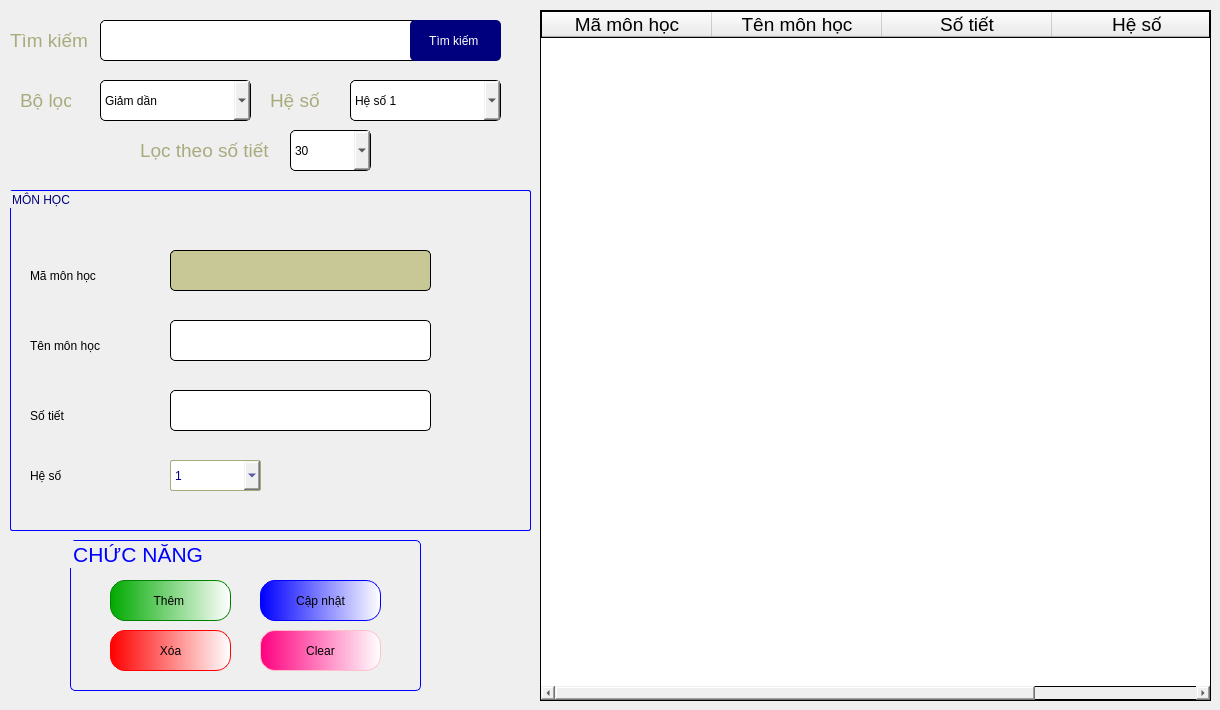
      <widget class="QWidget" name="tab">
       <attribute name="title">
        <string>Môn học</string>
       </attribute>
       <widget class="QGroupBox" name="groupBox_70">
        <property name="geometry">
         <rect>
          <x>10</x>
          <y>190</y>
          <width>521</width>
          <height>341</height>
         </rect>
        </property>
        <property name="styleSheet">
         <string notr="true">font: 16pt &quot;Tahoma&quot;;
color: rgb(0, 0, 127);
border:1px solid blue;
border-radius:2px;</string>
        </property>
        <property name="title">
         <string>MÔN HỌC</string>
        </property>
        <widget class="QGroupBox" name="groupBox_71">
         <property name="geometry">
          <rect>
           <x>590</x>
           <y>270</y>
           <width>591</width>
           <height>321</height>
          </rect>
         </property>
         <property name="title">
          <string>GroupBox</string>
         </property>
        </widget>
        <widget class="QLineEdit" name="lineTenMonHoc">
         <property name="geometry">
          <rect>
           <x>160</x>
           <y>130</y>
           <width>261</width>
           <height>41</height>
          </rect>
         </property>
         <property name="styleSheet">
          <string notr="true">QLineEdit{
font: 16pt &quot;Tahoma&quot;;
border-radius:5px;
border: 1px solid black;
	color: rgb(0, 0, 0);
}</string>
         </property>
         <property name="text">
          <string/>
         </property>
        </widget>
        <widget class="QLineEdit" name="lineMaMonHoc">
         <property name="enabled">
          <bool>false</bool>
         </property>
         <property name="geometry">
          <rect>
           <x>160</x>
           <y>60</y>
           <width>261</width>
           <height>41</height>
          </rect>
         </property>
         <property name="styleSheet">
          <string notr="true">QLineEdit{
font: 16pt &quot;Tahoma&quot;;
border-radius:5px;
border: 1px solid black;
	color: rgb(6, 6, 6);
	background-color: ;
	background-color: rgb(200, 200, 150);
}</string>
         </property>
         <property name="text">
          <string/>
         </property>
        </widget>
        <widget class="QLabel" name="label_254">
         <property name="geometry">
          <rect>
           <x>20</x>
           <y>70</y>
           <width>121</width>
           <height>31</height>
          </rect>
         </property>
         <property name="styleSheet">
          <string notr="true">border: white;
color: rgb(0, 0, 0);</string>
         </property>
         <property name="text">
          <string>Mã môn học</string>
         </property>
        </widget>
        <widget class="QLabel" name="label_255">
         <property name="geometry">
          <rect>
           <x>20</x>
           <y>140</y>
           <width>121</width>
           <height>31</height>
          </rect>
         </property>
         <property name="styleSheet">
          <string notr="true">border: white;
color: rgb(0, 0, 0);</string>
         </property>
         <property name="text">
          <string>Tên môn học</string>
         </property>
        </widget>
        <widget class="QLabel" name="label_256">
         <property name="geometry">
          <rect>
           <x>20</x>
           <y>210</y>
           <width>121</width>
           <height>31</height>
          </rect>
         </property>
         <property name="styleSheet">
          <string notr="true">border: white;
color: rgb(0, 0, 0);</string>
         </property>
         <property name="text">
          <string>Số tiết</string>
         </property>
        </widget>
        <widget class="QComboBox" name="cboxHeSo">
         <property name="geometry">
          <rect>
           <x>160</x>
           <y>270</y>
           <width>91</width>
           <height>31</height>
          </rect>
         </property>
         <property name="styleSheet">
          <string notr="true">border-color: rgb(170, 170, 127);</string>
         </property>
         <item>
          <property name="text">
           <string>1</string>
          </property>
         </item>
         <item>
          <property name="text">
           <string>2</string>
          </property>
         </item>
        </widget>
        <widget class="QLineEdit" name="lineSoTiet">
         <property name="geometry">
          <rect>
           <x>160</x>
           <y>200</y>
           <width>261</width>
           <height>41</height>
          </rect>
         </property>
         <property name="styleSheet">
          <string notr="true">QLineEdit{
font: 16pt &quot;Tahoma&quot;;
border-radius:5px;
border: 1px solid black;
	color: rgb(0, 0, 0);
}</string>
         </property>
         <property name="text">
          <string/>
         </property>
        </widget>
        <widget class="QLabel" name="label_257">
         <property name="geometry">
          <rect>
           <x>20</x>
           <y>270</y>
           <width>121</width>
           <height>31</height>
          </rect>
         </property>
         <property name="styleSheet">
          <string notr="true">border: white;
color: rgb(0, 0, 0);</string>
         </property>
         <property name="text">
          <string>Hệ số</string>
         </property>
        </widget>
       </widget>
       <widget class="QTableWidget" name="tableMonHoc">
        <property name="geometry">
         <rect>
          <x>540</x>
          <y>10</y>
          <width>671</width>
          <height>691</height>
         </rect>
        </property>
        <property name="styleSheet">
         <string notr="true">border: 1px solid black ;
font: 14pt &quot;Tahoma&quot;;</string>
        </property>
        <attribute name="horizontalHeaderDefaultSectionSize">
         <number>170</number>
        </attribute>
        <column>
         <property name="text">
          <string>Mã môn học</string>
         </property>
         <property name="font">
          <font>
           <family>Tahoma</family>
           <pointsize>14</pointsize>
          </font>
         </property>
         <property name="textAlignment">
          <set>AlignCenter</set>
         </property>
        </column>
        <column>
         <property name="text">
          <string>Tên môn học</string>
         </property>
         <property name="font">
          <font>
           <family>Tahoma</family>
           <pointsize>14</pointsize>
          </font>
         </property>
         <property name="textAlignment">
          <set>AlignCenter</set>
         </property>
        </column>
        <column>
         <property name="text">
          <string>Số tiết</string>
         </property>
         <property name="font">
          <font>
           <family>Tahoma</family>
           <pointsize>14</pointsize>
          </font>
         </property>
         <property name="textAlignment">
          <set>AlignCenter</set>
         </property>
        </column>
        <column>
         <property name="text">
          <string>Hệ số</string>
         </property>
         <property name="font">
          <font>
           <family>Tahoma</family>
           <pointsize>14</pointsize>
          </font>
         </property>
         <property name="textAlignment">
          <set>AlignCenter</set>
         </property>
        </column>
       </widget>
       <widget class="QGroupBox" name="groupBox_28">
        <property name="geometry">
         <rect>
          <x>70</x>
          <y>540</y>
          <width>351</width>
          <height>151</height>
         </rect>
        </property>
        <property name="font">
         <font>
          <family>Tahoma</family>
          <pointsize>16</pointsize>
         </font>
        </property>
        <property name="styleSheet">
         <string notr="true">QGroupBox{
border:0.5px solid blue;
border-radius:5px;
color:blue;
}</string>
        </property>
        <property name="title">
         <string>CHỨC NĂNG </string>
        </property>
        <widget class="QPushButton" name="btnThemMonHoc">
         <property name="geometry">
          <rect>
           <x>40</x>
           <y>40</y>
           <width>121</width>
           <height>41</height>
          </rect>
         </property>
         <property name="styleSheet">
          <string notr="true">QPushButton{
font: 16pt &quot;Tahoma&quot;;
border-radius:15px;
border:1px solid green;
	background-color: qlineargradient(spread:pad, x1:0, y1:0, x2:1, y2:0, stop:0 rgba(0, 170, 0, 255), stop:1 rgba(255, 255, 255, 255));
}
QPushButton:hover{
background-color: qlineargradient(spread:pad, x1:0, y1:0, x2:1, y2:0, stop:0 rgba(85, 255, 0, 255), stop:1 rgba(255, 255, 255, 255));
	font: 18pt &quot;Tahoma&quot;;
}
</string>
         </property>
         <property name="text">
          <string>Thêm </string>
         </property>
        </widget>
        <widget class="QPushButton" name="btnCapNhatMonHoc">
         <property name="geometry">
          <rect>
           <x>190</x>
           <y>40</y>
           <width>121</width>
           <height>41</height>
          </rect>
         </property>
         <property name="styleSheet">
          <string notr="true">QPushButton{
font: 16pt &quot;Tahoma&quot;;
border-radius:15px;
border:1px solid blue;
	background-color: qlineargradient(spread:pad, x1:0, y1:0, x2:1, y2:0, stop:0 rgba(0, 0, 255, 255), stop:1 rgba(255, 255, 255, 255));
}
QPushButton:hover{
	font: 18pt &quot;Tahoma&quot;;
	background-color: qlineargradient(spread:repeat, x1:0, y1:0, x2:1, y2:0, stop:0 rgba(0, 85, 255, 255), stop:1 rgba(255, 255, 255, 255));
}
</string>
         </property>
         <property name="text">
          <string>Cập nhật</string>
         </property>
        </widget>
        <widget class="QPushButton" name="btnXoaMonHoc">
         <property name="geometry">
          <rect>
           <x>40</x>
           <y>90</y>
           <width>121</width>
           <height>41</height>
          </rect>
         </property>
         <property name="styleSheet">
          <string notr="true">QPushButton{
font: 16pt &quot;Tahoma&quot;;
border-radius:15px;
border:1px solid red;
	background-color: qlineargradient(spread:pad, x1:0, y1:0, x2:1, y2:0, stop:0 rgba(255, 0, 0, 255), stop:1 rgba(255, 255, 255, 255));
}
QPushButton:hover{
	font: 18pt &quot;Tahoma&quot;;
	background-color:qlineargradient(spread:pad, x1:0, y1:0, x2:1, y2:0.028, stop:0 rgba(189, 0, 0, 255), stop:1 rgba(255, 255, 255, 255))
}
</string>
         </property>
         <property name="text">
          <string>Xóa</string>
         </property>
        </widget>
        <widget class="QPushButton" name="pushButton_103">
         <property name="geometry">
          <rect>
           <x>190</x>
           <y>90</y>
           <width>121</width>
           <height>41</height>
          </rect>
         </property>
         <property name="styleSheet">
          <string notr="true">QPushButton{
font: 16pt &quot;Tahoma&quot;;
border-radius:15px;
border:1px solid pink;
background-color: qlineargradient(spread:pad, x1:0, y1:0, x2:1, y2:0, stop:0 rgba(255, 0, 127, 255), stop:1 rgba(255, 255, 255, 255))
}
QPushButton:hover{
	font: 18pt &quot;Tahoma&quot;;
background-color:qlineargradient(spread:pad, x1:0, y1:0, x2:1, y2:0, stop:0 rgba(134, 0, 67, 255), stop:1 rgba(255, 255, 255, 255))
}
</string>
         </property>
         <property name="text">
          <string>Clear</string>
         </property>
        </widget>
       </widget>
       <widget class="QComboBox" name="cbSortMH">
        <property name="geometry">
         <rect>
          <x>100</x>
          <y>80</y>
          <width>151</width>
          <height>41</height>
         </rect>
        </property>
        <property name="styleSheet">
         <string notr="true">QComboBox{
font: 16pt &quot;Tahoma&quot;;
	color: rgb(0, 0, 0);
border: 1px solid black;
border-radius:5px;
}</string>
        </property>
        <item>
         <property name="text">
          <string>Giảm dần</string>
         </property>
        </item>
        <item>
         <property name="text">
          <string>Tăng dần</string>
         </property>
        </item>
       </widget>
       <widget class="QLineEdit" name="txtTimKiem_2">
        <property name="geometry">
         <rect>
          <x>100</x>
          <y>20</y>
          <width>321</width>
          <height>41</height>
         </rect>
        </property>
        <property name="styleSheet">
         <string notr="true">QLineEdit{
font: 16pt &quot;Tahoma&quot;;
border-radius:5px;
border: 1px solid black;
}</string>
        </property>
       </widget>
       <widget class="QPushButton" name="btnTimKiemCV_2">
        <property name="geometry">
         <rect>
          <x>410</x>
          <y>20</y>
          <width>91</width>
          <height>41</height>
         </rect>
        </property>
        <property name="styleSheet">
         <string notr="true">QPushButton{
background-color: rgb(0, 0, 127);
color:white;
	font: 14pt &quot;Tahoma&quot;;
border-radius:5px;
}
QPushButton:hover{
border:0.5px solid black;
	background-color: yellow;
color:black;
	
}</string>
        </property>
        <property name="text">
         <string>Tìm kiếm </string>
        </property>
       </widget>
       <widget class="QLabel" name="label_213">
        <property name="geometry">
         <rect>
          <x>20</x>
          <y>80</y>
          <width>51</width>
          <height>41</height>
         </rect>
        </property>
        <property name="font">
         <font>
          <family>Tahoma</family>
          <pointsize>14</pointsize>
         </font>
        </property>
        <property name="styleSheet">
         <string notr="true">color: rgb(170, 170, 127);</string>
        </property>
        <property name="text">
         <string>Bộ lọc</string>
        </property>
       </widget>
       <widget class="QLabel" name="label_150">
        <property name="geometry">
         <rect>
          <x>10</x>
          <y>20</y>
          <width>81</width>
          <height>41</height>
         </rect>
        </property>
        <property name="font">
         <font>
          <family>Tahoma</family>
          <pointsize>14</pointsize>
         </font>
        </property>
        <property name="styleSheet">
         <string notr="true">color: rgb(170, 170, 127);</string>
        </property>
        <property name="text">
         <string>Tìm kiếm </string>
        </property>
       </widget>
       <widget class="QLabel" name="label_214">
        <property name="geometry">
         <rect>
          <x>140</x>
          <y>130</y>
          <width>151</width>
          <height>41</height>
         </rect>
        </property>
        <property name="font">
         <font>
          <family>Tahoma</family>
          <pointsize>14</pointsize>
         </font>
        </property>
        <property name="styleSheet">
         <string notr="true">color: rgb(170, 170, 127);</string>
        </property>
        <property name="text">
         <string>Lọc theo số tiết</string>
        </property>
       </widget>
       <widget class="QComboBox" name="cbSortST">
        <property name="geometry">
         <rect>
          <x>290</x>
          <y>130</y>
          <width>81</width>
          <height>41</height>
         </rect>
        </property>
        <property name="styleSheet">
         <string notr="true">QComboBox{
font: 16pt &quot;Tahoma&quot;;
	color: rgb(0, 0, 0);
border: 1px solid black;
border-radius:5px;
}</string>
        </property>
        <item>
         <property name="text">
          <string>30</string>
         </property>
        </item>
        <item>
         <property name="text">
          <string>45</string>
         </property>
        </item>
        <item>
         <property name="text">
          <string>60</string>
         </property>
        </item>
        <item>
         <property name="text">
          <string>90</string>
         </property>
        </item>
       </widget>
       <widget class="QLabel" name="label_216">
        <property name="geometry">
         <rect>
          <x>270</x>
          <y>80</y>
          <width>51</width>
          <height>41</height>
         </rect>
        </property>
        <property name="font">
         <font>
          <family>Tahoma</family>
          <pointsize>14</pointsize>
         </font>
        </property>
        <property name="styleSheet">
         <string notr="true">color: rgb(170, 170, 127);</string>
        </property>
        <property name="text">
         <string>Hệ số</string>
        </property>
       </widget>
       <widget class="QComboBox" name="cbSortHeSo">
        <property name="geometry">
         <rect>
          <x>350</x>
          <y>80</y>
          <width>151</width>
          <height>41</height>
         </rect>
        </property>
        <property name="styleSheet">
         <string notr="true">QComboBox{
font: 16pt &quot;Tahoma&quot;;
	color: rgb(0, 0, 0);
border: 1px solid black;
border-radius:5px;
}</string>
        </property>
        <item>
         <property name="text">
          <string>Hệ số 1</string>
         </property>
        </item>
        <item>
         <property name="text">
          <string>Hệ số 2</string>
         </property>
        </item>
       </widget>
      </widget>
